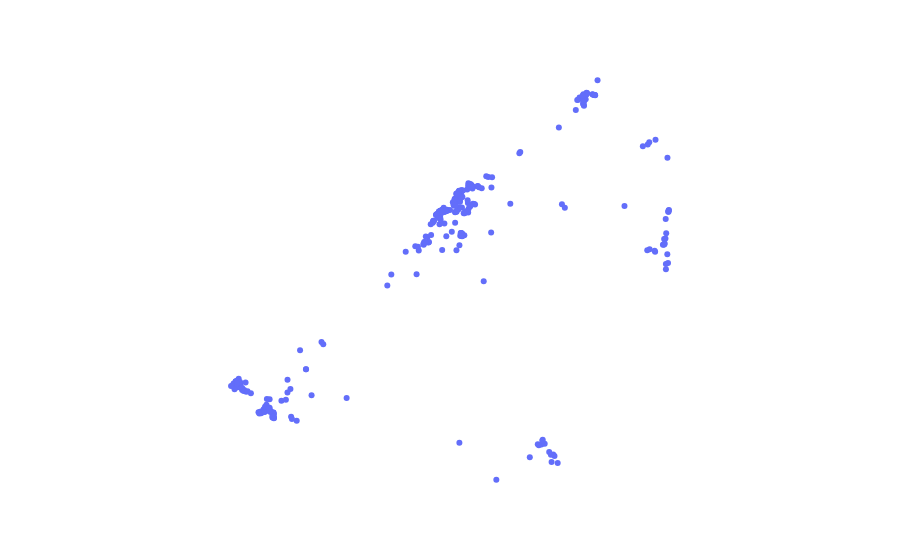

Notebook source saved alongside this figure:
### Code cell
# Create scatter_geo plot
fig = px.scatter_geo(order_details, lat='customerLat', lon='customerLong')
fig.update_layout(margin={"r":0,"t":0,"l":0,"b":0})
fig.update_geos(fitbounds="locations", visible=False)

# Show the plot
fig.show()

### Figure 1 — Plotly figure (JSON) as saved in the notebook; plotly's stock layout.template omitted (floating-point values rounded to 4 significant figures; data arrays with more than 128 entries replaced by an {"elided": "..."} marker saying what was removed)
{"data": [{"geo": "geo", "hovertemplate": "customerLat=%{lat}<br>customerLong=%{lon}<extra></extra>", "lat": {"elided": "341 mixed values"}, "legendgroup": "", "lon": {"elided": "341 mixed values"}, "marker": {"color": "#636efa", "symbol": "circle"}, "mode": "markers", "name": "", "showlegend": false, "type": "scattergeo"}], "layout": {"geo": {"center": {}, "domain": {"x": [0, 1], "y": [0, 1]}, "fitbounds": "locations", "visible": false}, "legend": {"tracegroupgap": 0}, "margin": {"b": 0, "l": 0, "r": 0, "t": 0}}}
